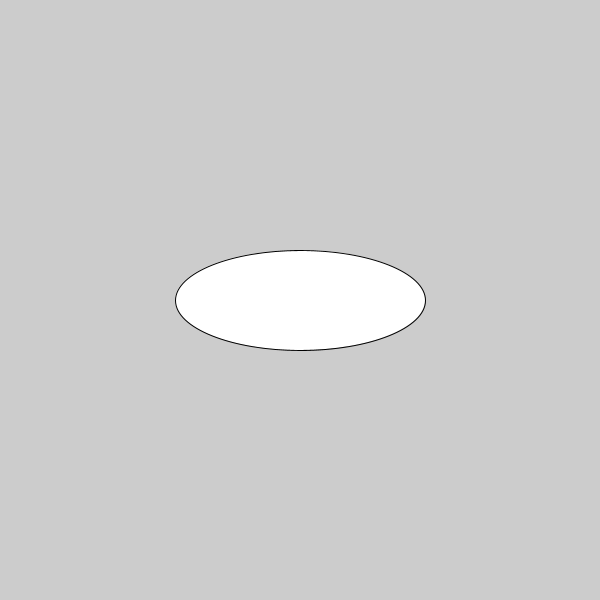
Frame 1 (no input)
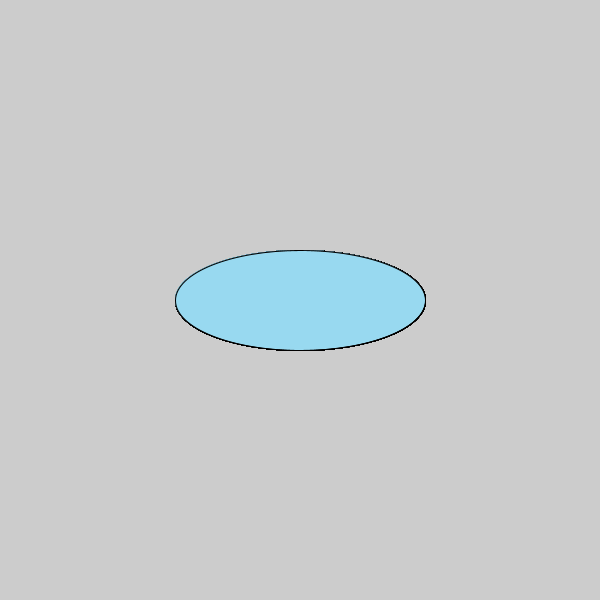
Frame 60 (the mouse pressed at the canvas centre just before this capture)
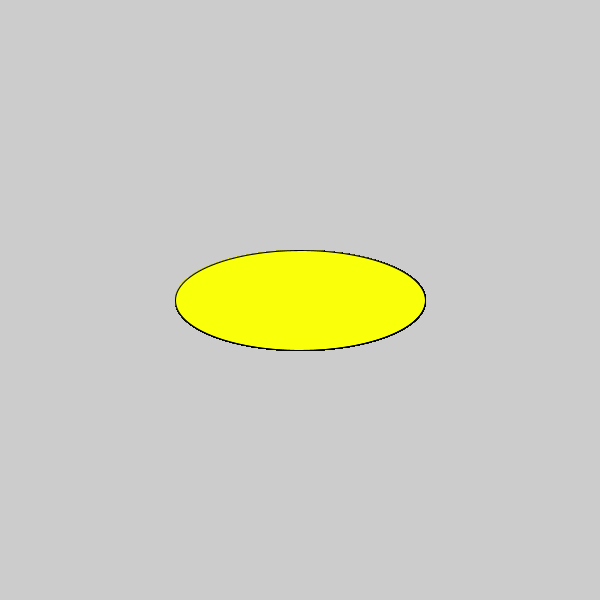
Frame 120 (the mouse held since frame 60 and released just before this capture)

The Processing sketch that drew these frames (run headless with seeded random() and noise(); from frame 60 on, the mouse is pressed at the canvas centre):

// Processing sketch: c_LogicalDot
// ── c_LogicalDot.pde

void setup() {
  
// 1. Set the size of the sketch. Make it 600 pixels square. 
  size(600,600);

}

void draw() {
  
// 2. Draw an ellipse
// Run the program to make sure it works before moving on.
ellipse(300, 300, 250, 100);

// 3. Change the color of the ellipse when the mouse is pressed.
//    Use the following code, but put your colors where indicated
//    Remember to use the   fill()  command to set colors.

if (!mousePressed) {
 
   //  put one color here 
  fill(#98D9F0);
} else {
  fill(#FAFF0A);
   // put a different color here
  
}  
  
  
  
}
